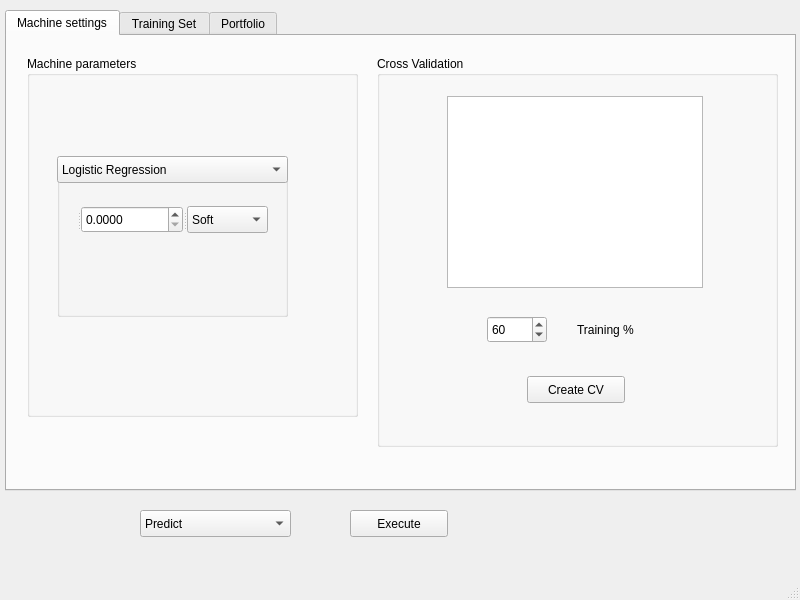
<?xml version="1.0" encoding="UTF-8"?>
<ui version="4.0">
 <class>MainWindow</class>
 <widget class="QMainWindow" name="MainWindow">
  <property name="geometry">
   <rect>
    <x>0</x>
    <y>0</y>
    <width>800</width>
    <height>600</height>
   </rect>
  </property>
  <property name="windowTitle">
   <string>Machine Learning BenchMarks</string>
  </property>
  <widget class="QWidget" name="centralwidget">
   <widget class="QPushButton" name="TrainButton">
    <property name="geometry">
     <rect>
      <x>350</x>
      <y>510</y>
      <width>98</width>
      <height>27</height>
     </rect>
    </property>
    <property name="text">
     <string>Execute</string>
    </property>
   </widget>
   <widget class="QTabWidget" name="tabWidget">
    <property name="geometry">
     <rect>
      <x>5</x>
      <y>10</y>
      <width>791</width>
      <height>481</height>
     </rect>
    </property>
    <property name="currentIndex">
     <number>0</number>
    </property>
    <widget class="QWidget" name="tab">
     <attribute name="title">
      <string>Machine settings</string>
     </attribute>
     <widget class="QGroupBox" name="groupBox">
      <property name="geometry">
       <rect>
        <x>20</x>
        <y>20</y>
        <width>331</width>
        <height>361</height>
       </rect>
      </property>
      <property name="title">
       <string>Machine parameters</string>
      </property>
      <widget class="QGroupBox" name="groupBox_8">
       <property name="geometry">
        <rect>
         <x>30</x>
         <y>110</y>
         <width>231</width>
         <height>151</height>
        </rect>
       </property>
       <property name="title">
        <string/>
       </property>
       <widget class="QSplitter" name="splitter">
        <property name="geometry">
         <rect>
          <x>10</x>
          <y>40</y>
          <width>201</width>
          <height>27</height>
         </rect>
        </property>
        <property name="orientation">
         <enum>Qt::Horizontal</enum>
        </property>
        <widget class="QLabel" name="label_2">
         <property name="text">
          <string/>
         </property>
        </widget>
        <widget class="QDoubleSpinBox" name="doubleSpinBox">
         <property name="decimals">
          <number>4</number>
         </property>
         <property name="singleStep">
          <double>0.100000000000000</double>
         </property>
        </widget>
        <widget class="QComboBox" name="comboBox_5">
         <item>
          <property name="text">
           <string>Soft</string>
          </property>
         </item>
         <item>
          <property name="text">
           <string>Hard</string>
          </property>
         </item>
        </widget>
       </widget>
      </widget>
      <widget class="QComboBox" name="comboBox">
       <property name="geometry">
        <rect>
         <x>30</x>
         <y>100</y>
         <width>231</width>
         <height>27</height>
        </rect>
       </property>
       <item>
        <property name="text">
         <string>Logistic Regression</string>
        </property>
       </item>
       <item>
        <property name="text">
         <string>Neural Network</string>
        </property>
       </item>
       <item>
        <property name="text">
         <string>SVM</string>
        </property>
       </item>
      </widget>
     </widget>
     <widget class="QGroupBox" name="groupBox_7">
      <property name="geometry">
       <rect>
        <x>370</x>
        <y>20</y>
        <width>401</width>
        <height>391</height>
       </rect>
      </property>
      <property name="title">
       <string>Cross Validation</string>
      </property>
      <widget class="QListWidget" name="labeledFilesWidget">
       <property name="geometry">
        <rect>
         <x>70</x>
         <y>40</y>
         <width>256</width>
         <height>192</height>
        </rect>
       </property>
      </widget>
      <widget class="QSpinBox" name="crossValidationPercent">
       <property name="geometry">
        <rect>
         <x>110</x>
         <y>260</y>
         <width>60</width>
         <height>27</height>
        </rect>
       </property>
       <property name="minimum">
        <number>0</number>
       </property>
       <property name="maximum">
        <number>100</number>
       </property>
       <property name="value">
        <number>60</number>
       </property>
      </widget>
      <widget class="QLabel" name="label_5">
       <property name="geometry">
        <rect>
         <x>200</x>
         <y>260</y>
         <width>123</width>
         <height>27</height>
        </rect>
       </property>
       <property name="text">
        <string>Training %</string>
       </property>
      </widget>
      <widget class="QPushButton" name="crossValidationButton">
       <property name="geometry">
        <rect>
         <x>150</x>
         <y>320</y>
         <width>98</width>
         <height>27</height>
        </rect>
       </property>
       <property name="text">
        <string>Create CV</string>
       </property>
      </widget>
     </widget>
    </widget>
    <widget class="QWidget" name="tab_2">
     <attribute name="title">
      <string>Training Set</string>
     </attribute>
     <widget class="QGroupBox" name="groupBox_2">
      <property name="geometry">
       <rect>
        <x>40</x>
        <y>30</y>
        <width>291</width>
        <height>391</height>
       </rect>
      </property>
      <property name="title">
       <string>Training Set Parameters</string>
      </property>
      <widget class="QDateEdit" name="startsDate">
       <property name="geometry">
        <rect>
         <x>130</x>
         <y>50</y>
         <width>110</width>
         <height>27</height>
        </rect>
       </property>
       <property name="date">
        <date>
         <year>2010</year>
         <month>10</month>
         <day>1</day>
        </date>
       </property>
      </widget>
      <widget class="QLabel" name="label_3">
       <property name="geometry">
        <rect>
         <x>20</x>
         <y>60</y>
         <width>66</width>
         <height>17</height>
        </rect>
       </property>
       <property name="text">
        <string>Starts at:</string>
       </property>
      </widget>
      <widget class="QLabel" name="label_4">
       <property name="geometry">
        <rect>
         <x>20</x>
         <y>100</y>
         <width>66</width>
         <height>17</height>
        </rect>
       </property>
       <property name="text">
        <string>Ends at:</string>
       </property>
      </widget>
      <widget class="QDateEdit" name="endDate">
       <property name="geometry">
        <rect>
         <x>130</x>
         <y>90</y>
         <width>110</width>
         <height>27</height>
        </rect>
       </property>
       <property name="date">
        <date>
         <year>2013</year>
         <month>12</month>
         <day>1</day>
        </date>
       </property>
      </widget>
      <widget class="Ui_SymbolSearchWidget" name="widget" native="true">
       <property name="geometry">
        <rect>
         <x>0</x>
         <y>140</y>
         <width>281</width>
         <height>191</height>
        </rect>
       </property>
      </widget>
     </widget>
     <widget class="QGroupBox" name="groupBox_3">
      <property name="geometry">
       <rect>
        <x>390</x>
        <y>30</y>
        <width>371</width>
        <height>131</height>
       </rect>
      </property>
      <property name="title">
       <string>Options</string>
      </property>
      <widget class="QPushButton" name="PlotVolumeButton">
       <property name="geometry">
        <rect>
         <x>30</x>
         <y>30</y>
         <width>191</width>
         <height>27</height>
        </rect>
       </property>
       <property name="text">
        <string>Plot Volume</string>
       </property>
      </widget>
      <widget class="QPushButton" name="PlotCandlesButton">
       <property name="geometry">
        <rect>
         <x>30</x>
         <y>70</y>
         <width>191</width>
         <height>27</height>
        </rect>
       </property>
       <property name="text">
        <string>Plot Candles</string>
       </property>
      </widget>
     </widget>
     <widget class="QGroupBox" name="groupBox_4">
      <property name="geometry">
       <rect>
        <x>390</x>
        <y>210</y>
        <width>371</width>
        <height>131</height>
       </rect>
      </property>
      <property name="title">
       <string>Group Training Set by</string>
      </property>
      <widget class="QSpinBox" name="spinBox">
       <property name="geometry">
        <rect>
         <x>30</x>
         <y>60</y>
         <width>60</width>
         <height>27</height>
        </rect>
       </property>
       <property name="minimum">
        <number>1</number>
       </property>
      </widget>
      <widget class="QComboBox" name="comboBox_2">
       <property name="geometry">
        <rect>
         <x>150</x>
         <y>60</y>
         <width>78</width>
         <height>27</height>
        </rect>
       </property>
       <item>
        <property name="text">
         <string>Day/s</string>
        </property>
       </item>
       <item>
        <property name="text">
         <string>Month/s</string>
        </property>
       </item>
       <item>
        <property name="text">
         <string>Year/s</string>
        </property>
       </item>
      </widget>
     </widget>
     <widget class="QPushButton" name="addToPortfolioButton">
      <property name="geometry">
       <rect>
        <x>390</x>
        <y>380</y>
        <width>131</width>
        <height>27</height>
       </rect>
      </property>
      <property name="text">
       <string>Add to Portfolio</string>
      </property>
     </widget>
    </widget>
    <widget class="QWidget" name="tab_3">
     <attribute name="title">
      <string>Portfolio</string>
     </attribute>
     <widget class="QListWidget" name="listWidget">
      <property name="geometry">
       <rect>
        <x>50</x>
        <y>90</y>
        <width>256</width>
        <height>192</height>
       </rect>
      </property>
     </widget>
     <widget class="QPushButton" name="getLabelButton">
      <property name="geometry">
       <rect>
        <x>110</x>
        <y>380</y>
        <width>131</width>
        <height>27</height>
       </rect>
      </property>
      <property name="text">
       <string>Get Labels</string>
      </property>
     </widget>
     <widget class="QGroupBox" name="groupBox_5">
      <property name="geometry">
       <rect>
        <x>370</x>
        <y>32</y>
        <width>371</width>
        <height>261</height>
       </rect>
      </property>
      <property name="title">
       <string>Values</string>
      </property>
      <widget class="QRadioButton" name="radioButton_4">
       <property name="geometry">
        <rect>
         <x>80</x>
         <y>100</y>
         <width>150</width>
         <height>22</height>
        </rect>
       </property>
       <property name="text">
        <string>Lowest value</string>
       </property>
      </widget>
      <widget class="QRadioButton" name="radioButton_2">
       <property name="geometry">
        <rect>
         <x>80</x>
         <y>40</y>
         <width>150</width>
         <height>22</height>
        </rect>
       </property>
       <property name="text">
        <string>Close value</string>
       </property>
      </widget>
      <widget class="QRadioButton" name="radioButton_3">
       <property name="geometry">
        <rect>
         <x>80</x>
         <y>70</y>
         <width>150</width>
         <height>22</height>
        </rect>
       </property>
       <property name="text">
        <string>Highest value</string>
       </property>
      </widget>
      <widget class="QRadioButton" name="radioButton">
       <property name="geometry">
        <rect>
         <x>80</x>
         <y>10</y>
         <width>150</width>
         <height>22</height>
        </rect>
       </property>
       <property name="text">
        <string>Open value</string>
       </property>
      </widget>
      <widget class="QRadioButton" name="radioButton_5">
       <property name="geometry">
        <rect>
         <x>80</x>
         <y>130</y>
         <width>150</width>
         <height>22</height>
        </rect>
       </property>
       <property name="text">
        <string>Volume</string>
       </property>
      </widget>
      <widget class="QRadioButton" name="radioButton_6">
       <property name="geometry">
        <rect>
         <x>80</x>
         <y>160</y>
         <width>150</width>
         <height>22</height>
        </rect>
       </property>
       <property name="text">
        <string>Gain</string>
       </property>
      </widget>
      <widget class="QRadioButton" name="radioButton_7">
       <property name="geometry">
        <rect>
         <x>80</x>
         <y>190</y>
         <width>150</width>
         <height>22</height>
        </rect>
       </property>
       <property name="text">
        <string>PCA</string>
       </property>
      </widget>
      <widget class="QCheckBox" name="checkBox">
       <property name="geometry">
        <rect>
         <x>80</x>
         <y>220</y>
         <width>97</width>
         <height>22</height>
        </rect>
       </property>
       <property name="text">
        <string>Scale</string>
       </property>
      </widget>
     </widget>
     <widget class="QGroupBox" name="groupBox_6">
      <property name="geometry">
       <rect>
        <x>370</x>
        <y>300</y>
        <width>371</width>
        <height>131</height>
       </rect>
      </property>
      <property name="title">
       <string>Group by</string>
      </property>
      <widget class="QSpinBox" name="spinBox_2">
       <property name="geometry">
        <rect>
         <x>30</x>
         <y>60</y>
         <width>60</width>
         <height>27</height>
        </rect>
       </property>
       <property name="minimum">
        <number>1</number>
       </property>
      </widget>
      <widget class="QComboBox" name="comboBox_3">
       <property name="geometry">
        <rect>
         <x>150</x>
         <y>60</y>
         <width>78</width>
         <height>27</height>
        </rect>
       </property>
       <item>
        <property name="text">
         <string>Day/s</string>
        </property>
       </item>
       <item>
        <property name="text">
         <string>Month/s</string>
        </property>
       </item>
       <item>
        <property name="text">
         <string>Year/s</string>
        </property>
       </item>
      </widget>
     </widget>
    </widget>
   </widget>
   <widget class="QComboBox" name="comboBox_4">
    <property name="geometry">
     <rect>
      <x>140</x>
      <y>510</y>
      <width>151</width>
      <height>27</height>
     </rect>
    </property>
    <item>
     <property name="text">
      <string>Predict</string>
     </property>
    </item>
    <item>
     <property name="text">
      <string>Train and Test</string>
     </property>
    </item>
   </widget>
  </widget>
  <widget class="QStatusBar" name="statusbar"/>
  <action name="actionSalir">
   <property name="text">
    <string>Salir</string>
   </property>
  </action>
 </widget>
 <customwidgets>
  <customwidget>
   <class>Ui_SymbolSearchWidget</class>
   <extends>QWidget</extends>
   <header>SymbolSearchWidget</header>
   <container>1</container>
  </customwidget>
 </customwidgets>
 <resources/>
 <connections/>
</ui>
